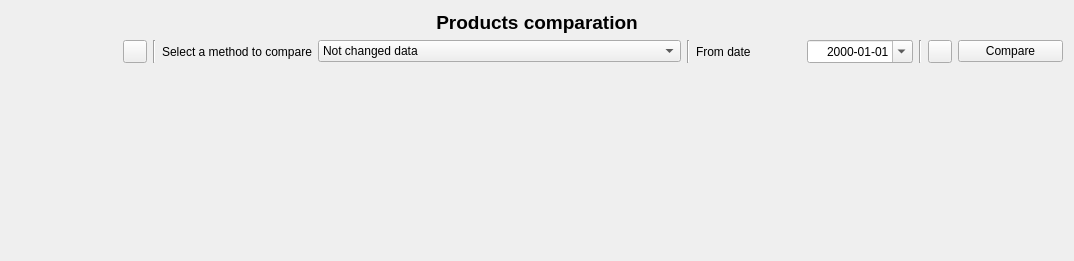
<?xml version="1.0" encoding="UTF-8"?>
<ui version="4.0">
 <class>wdgProductsComparation</class>
 <widget class="QWidget" name="wdgProductsComparation">
  <property name="geometry">
   <rect>
    <x>0</x>
    <y>0</y>
    <width>1074</width>
    <height>261</height>
   </rect>
  </property>
  <property name="windowTitle">
   <string>Form</string>
  </property>
  <layout class="QHBoxLayout" name="horizontalLayout_2">
   <item>
    <layout class="QVBoxLayout" name="verticalLayout">
     <item>
      <widget class="QLabel" name="lbl">
       <property name="font">
        <font>
         <pointsize>14</pointsize>
         <weight>75</weight>
         <bold>true</bold>
        </font>
       </property>
       <property name="text">
        <string>Products comparation</string>
       </property>
       <property name="alignment">
        <set>Qt::AlignCenter</set>
       </property>
      </widget>
     </item>
     <item>
      <layout class="QHBoxLayout" name="horizontalLayout">
       <item>
        <layout class="QVBoxLayout" name="verticalLayout_4">
         <item>
          <widget class="wdgProductSelector" name="selector1" native="true"/>
         </item>
         <item>
          <widget class="wdgProductSelector" name="selector2" native="true"/>
         </item>
        </layout>
       </item>
       <item>
        <widget class="QToolButton" name="cmdSwap">
         <property name="text">
          <string/>
         </property>
         <property name="icon">
          <iconset resource="../images/xulpymoney.qrc">
           <normaloff>:/xulpymoney/swap.png</normaloff>:/xulpymoney/swap.png</iconset>
         </property>
        </widget>
       </item>
       <item>
        <widget class="Line" name="line_3">
         <property name="orientation">
          <enum>Qt::Vertical</enum>
         </property>
        </widget>
       </item>
       <item>
        <widget class="QLabel" name="label_2">
         <property name="text">
          <string>Select a method to compare</string>
         </property>
        </widget>
       </item>
       <item>
        <widget class="QComboBox" name="cmbCompareTypes">
         <property name="currentIndex">
          <number>0</number>
         </property>
         <property name="sizeAdjustPolicy">
          <enum>QComboBox::AdjustToContents</enum>
         </property>
         <item>
          <property name="text">
           <string>Not changed data</string>
          </property>
          <property name="icon">
           <iconset resource="../images/xulpymoney.qrc">
            <normaloff>:/xulpymoney/eye_red.png</normaloff>:/xulpymoney/eye_red.png</iconset>
          </property>
         </item>
         <item>
          <property name="text">
           <string>Scattering product prices</string>
          </property>
          <property name="icon">
           <iconset resource="../images/xulpymoney.qrc">
            <normaloff>:/xulpymoney/eye.png</normaloff>:/xulpymoney/eye.png</iconset>
          </property>
         </item>
         <item>
          <property name="text">
           <string>Scattering product daily gains percentage</string>
          </property>
          <property name="icon">
           <iconset resource="../images/xulpymoney.qrc">
            <normaloff>:/xulpymoney/eye_red.png</normaloff>:/xulpymoney/eye_red.png</iconset>
          </property>
         </item>
         <item>
          <property name="text">
           <string>Controling percentage evolution</string>
          </property>
          <property name="icon">
           <iconset resource="../images/xulpymoney.qrc">
            <normaloff>:/xulpymoney/eye.png</normaloff>:/xulpymoney/eye.png</iconset>
          </property>
         </item>
         <item>
          <property name="text">
           <string>Controlling percentage evolution. Leveraged reduced</string>
          </property>
          <property name="icon">
           <iconset resource="../images/xulpymoney.qrc">
            <normaloff>:/xulpymoney/eye_red.png</normaloff>:/xulpymoney/eye_red.png</iconset>
          </property>
         </item>
         <item>
          <property name="text">
           <string>Controling inverse percentage evolution</string>
          </property>
          <property name="icon">
           <iconset resource="../images/xulpymoney.qrc">
            <normaloff>:/xulpymoney/eye.png</normaloff>:/xulpymoney/eye.png</iconset>
          </property>
         </item>
         <item>
          <property name="text">
           <string>Controling inverse percentage evolultion. Leveraged reduced</string>
          </property>
          <property name="icon">
           <iconset resource="../images/xulpymoney.qrc">
            <normaloff>:/xulpymoney/eye_red.png</normaloff>:/xulpymoney/eye_red.png</iconset>
          </property>
         </item>
         <item>
          <property name="text">
           <string>Spread of prices joining first value with multiplier</string>
          </property>
          <property name="icon">
           <iconset resource="../images/xulpymoney.qrc">
            <normaloff>:/xulpymoney/eye.png</normaloff>:/xulpymoney/eye.png</iconset>
          </property>
         </item>
         <item>
          <property name="text">
           <string>Price Ratio</string>
          </property>
          <property name="icon">
           <iconset resource="../images/xulpymoney.qrc">
            <normaloff>:/xulpymoney/eye_red.png</normaloff>:/xulpymoney/eye_red.png</iconset>
          </property>
         </item>
        </widget>
       </item>
       <item>
        <widget class="Line" name="line">
         <property name="orientation">
          <enum>Qt::Vertical</enum>
         </property>
        </widget>
       </item>
       <item>
        <widget class="QLabel" name="label_7">
         <property name="text">
          <string>From date</string>
         </property>
        </widget>
       </item>
       <item>
        <widget class="QDateEdit" name="deCompare">
         <property name="alignment">
          <set>Qt::AlignRight|Qt::AlignTrailing|Qt::AlignVCenter</set>
         </property>
         <property name="displayFormat">
          <string>yyyy-MM-dd</string>
         </property>
         <property name="calendarPopup">
          <bool>true</bool>
         </property>
        </widget>
       </item>
       <item>
        <widget class="Line" name="line_2">
         <property name="orientation">
          <enum>Qt::Vertical</enum>
         </property>
        </widget>
       </item>
       <item>
        <widget class="QToolButton" name="cmdComparationData">
         <property name="toolTip">
          <string>Shows comparation data</string>
         </property>
         <property name="text">
          <string/>
         </property>
         <property name="icon">
          <iconset resource="../images/xulpymoney.qrc">
           <normaloff>:/xulpymoney/database.png</normaloff>:/xulpymoney/database.png</iconset>
         </property>
        </widget>
       </item>
       <item>
        <widget class="QPushButton" name="cmdComparation">
         <property name="text">
          <string>Compare</string>
         </property>
         <property name="icon">
          <iconset resource="../images/xulpymoney.qrc">
           <normaloff>:/xulpymoney/compare.png</normaloff>:/xulpymoney/compare.png</iconset>
         </property>
        </widget>
       </item>
      </layout>
     </item>
     <item>
      <widget class="VCScatter" name="viewScatter" native="true"/>
     </item>
     <item>
      <widget class="VCTemporalSeries" name="viewCompare" native="true">
       <property name="sizePolicy">
        <sizepolicy hsizetype="Preferred" vsizetype="Expanding">
         <horstretch>0</horstretch>
         <verstretch>0</verstretch>
        </sizepolicy>
       </property>
      </widget>
     </item>
     <item>
      <widget class="VCTemporalSeriesWithTwoYAxis" name="viewTwoAxis" native="true"/>
     </item>
     <item>
      <widget class="QLabel" name="lblCorrelation">
       <property name="font">
        <font>
         <pointsize>12</pointsize>
         <weight>75</weight>
         <bold>true</bold>
        </font>
       </property>
       <property name="text">
        <string/>
       </property>
       <property name="alignment">
        <set>Qt::AlignCenter</set>
       </property>
      </widget>
     </item>
    </layout>
   </item>
  </layout>
 </widget>
 <customwidgets>
  <customwidget>
   <class>wdgProductSelector</class>
   <extends>QWidget</extends>
   <header location="global">wdgProductSelector</header>
   <container>1</container>
  </customwidget>
  <customwidget>
   <class>VCTemporalSeries</class>
   <extends>QWidget</extends>
   <header location="global">myqcharts</header>
   <container>1</container>
  </customwidget>
  <customwidget>
   <class>VCScatter</class>
   <extends>QWidget</extends>
   <header location="global">myqcharts</header>
   <container>1</container>
  </customwidget>
  <customwidget>
   <class>VCTemporalSeriesWithTwoYAxis</class>
   <extends>QWidget</extends>
   <header location="global">myqcharts</header>
   <container>1</container>
  </customwidget>
 </customwidgets>
 <resources>
  <include location="../images/xulpymoney.qrc"/>
 </resources>
 <connections/>
</ui>
